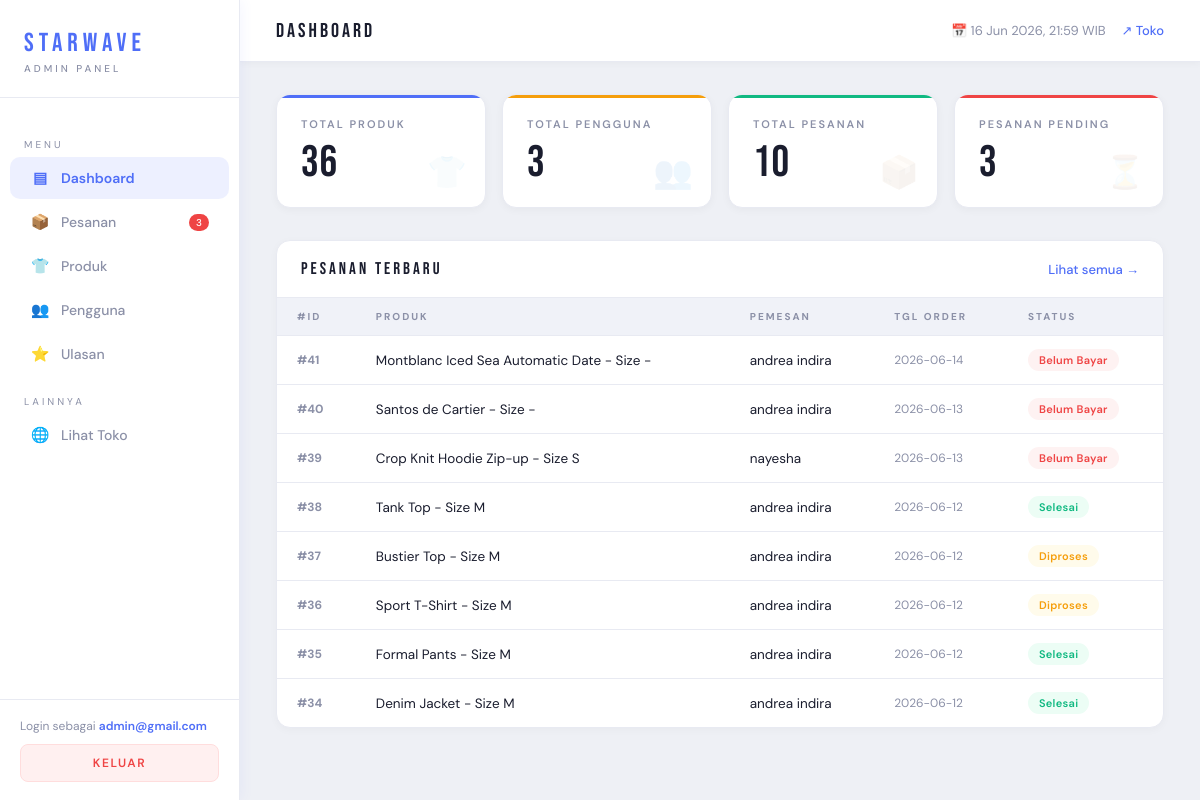
/admin/dashboard.php (signed in), run on an earlier commit of the app's database.
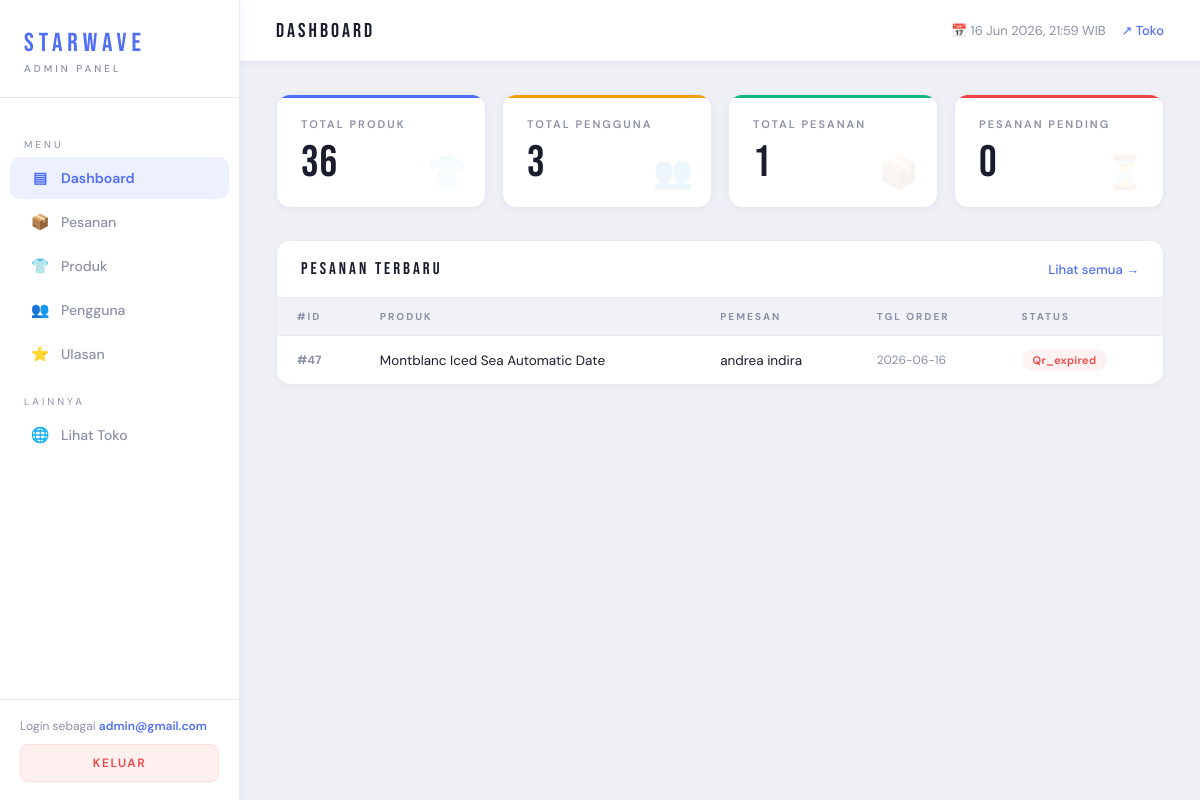
And on a later commit of the database.
### tables this page shows
CREATE TABLE `orders` (
  `id` int(11) NOT NULL,
  `id_user` int(11) NOT NULL,
  `nama_produk` varchar(150) NOT NULL,
  `qty` int(11) NOT NULL DEFAULT 1,
  `nama_penerima` varchar(100) NOT NULL,
  `email` varchar(100) NOT NULL,
  `tanggal_order` date NOT NULL,
  `status` varchar(50) DEFAULT NULL,
  `created_at` timestamp NOT NULL DEFAULT current_timestamp(),
  `harga` int(11) NOT NULL,
  `total_harga` int(11) NOT NULL,
  `status_bayar` varchar(20) DEFAULT 'unpaid',
  `bukti_bayar` varchar(255) DEFAULT NULL,
  `qris_expired_at` datetime DEFAULT NULL
);

CREATE TABLE `users` (
  `id_user` int(11) NOT NULL,
  `email` varchar(100) DEFAULT NULL,
  `password` varchar(100) DEFAULT NULL,
  `tanggal_lahir` date DEFAULT NULL,
  `nama_panggilan` varchar(100) DEFAULT NULL,
  `no_telepon` varchar(20) DEFAULT NULL,
  `alamat` text DEFAULT NULL,
  `jenis_kelamin` varchar(20) DEFAULT NULL,
  `foto_profil` varchar(255) DEFAULT NULL
);

### admin/dashboard.php (the view, shortened to what the changed rows need)
<?php
require 'auth_check.php';
$total_orders   = $pdo->query("SELECT COUNT(*) FROM orders")->fetchColumn();
$pending_orders = $pdo->query("SELECT COUNT(*) FROM orders WHERE status='pending_payment' OR status='pending'")->fetchColumn();
function statusClass($s) {
    return match($s) {
        'selesai'                    => 'done',
        'diproses'                   => 'process',
        'dikirim'                    => 'ship',
        'pending_payment', 'pending' => 'pending',
        'batal'                      => 'cancel',
        default                      => 'pending'
    };
}
function statusLabel($s) {
    return match($s) {
        'pending_payment' => 'Belum Bayar',
        'pending'         => 'Pending',
        'diproses'        => 'Diproses',
        'dikirim'         => 'Dikirim',
        'selesai'         => 'Selesai',
        'batal'           => 'Dibatalkan',
        default           => ucfirst($s)
    };
}
?>
<!DOCTYPE html>
<html lang="id">
<head>
    <link rel="stylesheet" href="admin.css">
</head>
<body>
<aside class="sidebar">
    <nav class="sidebar-nav">
        <a class="nav-item" href="pesanan.php">
            <span class="icon">📦</span> Pesanan
            <?php if ($pending_orders > 0): ?>
                <span style="margin-left:auto;background:#ef4444;color:#fff;font-size:10px;padding:2px 7px;border-radius:10px;"><?= $pending_orders ?></span>
            <?php endif; ?>
        </a>
    </nav>
</aside>
<div class="main">
    <div class="content">
        <div class="stats-grid">
            <div class="stat-card green">
                <div class="stat-label">Total Pesanan</div>
                <div class="stat-number"><?= $total_orders ?></div>
                <div class="stat-icon">📦</div>
            </div>
            <div class="stat-card red">
                <div class="stat-label">Pesanan Pending</div>
                <div class="stat-number"><?= $pending_orders ?></div>
                <div class="stat-icon">⏳</div>
            </div>
        </div>
        <div class="section">
            <div class="table-wrap">
                <table>
                    <thead>
                        <tr>
                            <th>#ID</th><th>Produk</th><th>Pemesan</th><th>Tgl Order</th><th>Status</th>
                        </tr>
                    </thead>
                    <tbody>
                    <?php
                    $stmt = $pdo->query("
                        SELECT o.*, u.nama_panggilan AS nama FROM orders o
                        LEFT JOIN users u ON o.id_user = u.id_user
                        ORDER BY o.created_at DESC LIMIT 8
                    ");
                    $recent = $stmt->fetchAll(PDO::FETCH_ASSOC);
                    if (empty($recent)): ?>
                        <tr class="empty-row"><td colspan="5">Belum ada pesanan</td></tr>
                    <?php else: foreach ($recent as $r): ?>
                        <tr>
                            <td class="order-id">#<?= $r['id'] ?></td>
                            <td><?= htmlspecialchars($r['nama_produk']) ?></td>
                            <td><?= htmlspecialchars($r['nama'] ?? $r['nama_penerima']) ?></td>
                            <td style="color:var(--muted);font-size:12px;"><?= $r['tanggal_order'] ?></td>
                            <td><span class="badge <?= statusClass($r['status']) ?>"><?= statusLabel($r['status']) ?></span></td>
                        </tr>
                    <?php endforeach; endif; ?>
                    </tbody>
                </table>
            </div>
        </div>
    </div>
</div>
</body>
</html>

What changed in the data, as far as the page shows it:
removed orders: id "41", nama_produk "Montblanc Iced Sea Automatic Date - Size -", id_user.nama_panggilan "andrea indira", tanggal_order "2026-06-14", status "Belum Bayar"
removed orders: id "40", nama_produk "Santos de Cartier - Size -", id_user.nama_panggilan "andrea indira", tanggal_order "2026-06-13", status "Belum Bayar"
removed orders: id "39", nama_produk "Crop Knit Hoodie Zip-up - Size S", id_user.nama_panggilan "nayesha", tanggal_order "2026-06-13", status "Belum Bayar"
removed orders: id "38", nama_produk "Tank Top - Size M", id_user.nama_panggilan "andrea indira", tanggal_order "2026-06-12", status "Selesai"
removed orders: id "37", nama_produk "Bustier Top - Size M", id_user.nama_panggilan "andrea indira", tanggal_order "2026-06-12", status "Diproses"
removed orders: id "36", nama_produk "Sport T-Shirt - Size M", id_user.nama_panggilan "andrea indira", tanggal_order "2026-06-12", status "Diproses"
removed orders: id "35", nama_produk "Formal Pants - Size M", id_user.nama_panggilan "andrea indira", tanggal_order "2026-06-12", status "Selesai"
removed orders: id "34", nama_produk "Denim Jacket - Size M", id_user.nama_panggilan "andrea indira", tanggal_order "2026-06-12", status "Selesai"
added orders: id "47", nama_produk "Montblanc Iced Sea Automatic Date", id_user.nama_panggilan "andrea indira", tanggal_order "2026-06-16", status "Qr_expired"
Also different on the page:
$total_orders: "10" → "1"
$pending_orders: "3" → "0"
$pending_orders: "3" → (not shown)
